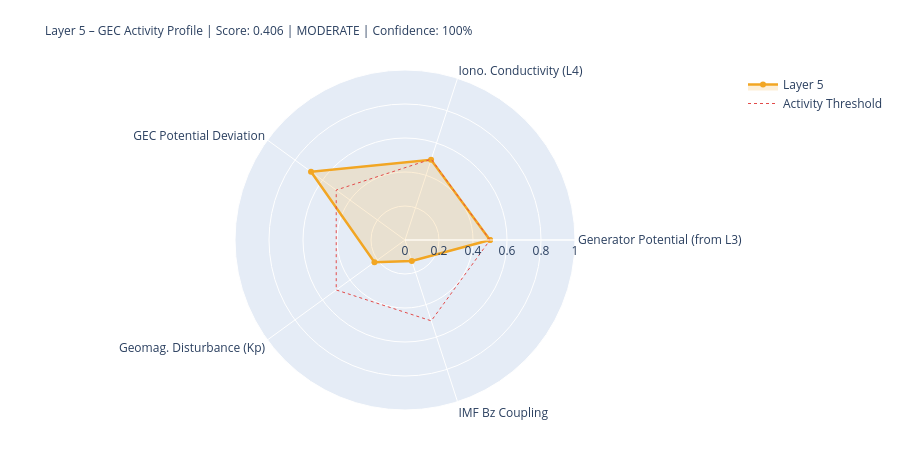

Write notebook code for a chart like this one.
### Markdown cell above
---
## 5. State Assessment & Handoff to Layer 6

### Code cell
# ============================================================
# LAYER-5-SCORE
# ============================================================

# Components
# 1) Generator activity (Layer-3-driven)
gen_score = norm(generator_strength, 0.3, 2.0)
gen_src   = 'from_layer3' if l3_thunder_score is not None else 'estimated'

# 2) Ionospheric conductivity (Layer-4-driven)
iono_score = norm(iono_cond_factor, 0.7, 1.4)
iono_src   = 'from_layer4' if l4_ioniz is not None else 'estimated'

# 3) GEC potential deviation from reference
pot_score = norm(abs(delta_V_pct), 0, 30)  # 0 = at reference, 1 = 30% deviation
pot_src   = 'derived'

# 4) Geomagnetic disturbance (Kp) – modulates vertical currents
kp_score = norm(kp_val, 0, 9)
kp_src   = 'primary' if kp_now is not None else 'from_layer4'

# 5) IMF Bz coupling (southward = stronger M-I coupling → GEC influence)
bz_score = norm(-(bz_now or 0), -5, 30) if bz_now is not None else None
bz_src   = 'primary' if bz_now is not None else 'missing'

COMPONENTS = {
    'Generator Potential (from L3)':  {'score': gen_score,   'source': 'derived_from_layer3', 'dynamic': True},
    'Iono. Conductivity (L4)':      {'score': iono_score,  'source': iono_src, 'dynamic': True},
    'GEC Potential Deviation':      {'score': pot_score,   'source': pot_src,  'dynamic': True},
    'Geomag. Disturbance (Kp)':         {'score': kp_score,    'source': kp_src,   'dynamic': True},
    'IMF Bz Coupling':               {'score': bz_score,    'source': bz_src,   'dynamic': True},
}

available   = {k: v['score'] for k, v in COMPONENTS.items() if v['score'] is not None}
unavailable = [k for k, v in COMPONENTS.items() if v['score'] is None]
layer5_score = round(sum(available.values()) / len(available), 4) if available else None
confidence   = round(len(available) / len(COMPONENTS), 2)
level = ('unknown' if layer5_score is None
         else 'quiet'   if layer5_score < 0.3
         else 'moderate' if layer5_score < 0.6
         else 'active')
dominant_l5 = max(available, key=available.get) if available else 'none'

# Kp consistency: separate 1-min raw value from score value
kp_1m_raw   = kp_now          # directly from API (can be 0.0 during live measurement)
kp_for_score = kp_val          # from Layer-0 context or estimated value if needed
kp_score_src = kp_src

W = 68
print('=' * W)
print('LAYER 5 – GLOBAL ELECTRIC CIRCUIT – STATE ASSESSMENT')
print('=' * W)
for name, comp in COMPONENTS.items():
    s = comp['score']
    if s is not None:
        bar = '█' * int(s*20) + '░' * (20-int(s*20))
        print(f'  {name:<34} {bar}  {s:.3f}  [{comp["source"]}]')
    else:
        print(f'  {name:<34} {"─"*20}  n/a   [missing]')
print('-' * W)
print(f'  Score:         {layer5_score:.3f}  ({len(available)}/{len(COMPONENTS)} components)')
print(f'  Confidence:    {confidence:.0%}')
print(f'  Level:         {level.upper()}')
print(f'  Dominant:      {dominant_l5}')
print(f'  V_iono:        {V_iono_mod:.1f} kV  (Δ {delta_V_pct:+.1f}% vs. Ref)')
print(f'  I_total:       {I_total_mod:.1f} A   (Δ {delta_I_pct:+.1f}% vs. Ref)')
print('=' * W)

# Radar
cats   = list(available.keys())
vals_r = list(available.values())
if len(cats) >= 3:
    fig = go.Figure()
    fig.add_trace(go.Scatterpolar(
        r=vals_r + [vals_r[0]], theta=cats + [cats[0]],
        fill='toself', fillcolor='rgba(242,166,35,0.18)',
        line=dict(color='#F2A623', width=2.5), name='Layer 5'
    ))
    fig.add_trace(go.Scatterpolar(
        r=[0.5]*(len(cats)+1), theta=cats+[cats[0]],
        line=dict(color='#E24B4A', dash='dot', width=1),
        mode='lines', name='Activity Threshold'
    ))
    fig.update_layout(
        title=dict(
            text=f'Layer 5 – GEC Activity Profile | Score: {layer5_score:.3f} | {level.upper()} | Confidence: {confidence:.0%}',
            font=dict(size=12)
        ),
        polar=dict(radialaxis=dict(visible=True, range=[0,1])),
        height=450, showlegend=True,
        margin=dict(l=80, r=80, t=70, b=40)
    )
    fig.show()

### Figure 1 — Plotly figure (JSON) as saved in the notebook; plotly's stock layout.template omitted (floating-point values rounded to 4 significant figures)
{"data": [{"fill": "toself", "fillcolor": "rgba(242,166,35,0.18)", "line": {"color": "#F2A623", "width": 2.5}, "name": "Layer 5", "r": [0.5, 0.4963, 0.6833, 0.2222, 0.1297, 0.5], "theta": ["Generator Potential (from L3)", "Iono. Conductivity (L4)", "GEC Potential Deviation", "Geomag. Disturbance (Kp)", "IMF Bz Coupling", "Generator Potential (from L3)"], "type": "scatterpolar"}, {"line": {"color": "#E24B4A", "dash": "dot", "width": 1}, "mode": "lines", "name": "Activity Threshold", "r": [0.5, 0.5, 0.5, 0.5, 0.5, 0.5], "theta": ["Generator Potential (from L3)", "Iono. Conductivity (L4)", "GEC Potential Deviation", "Geomag. Disturbance (Kp)", "IMF Bz Coupling", "Generator Potential (from L3)"], "type": "scatterpolar"}], "layout": {"height": 450, "margin": {"b": 40, "l": 80, "r": 80, "t": 70}, "polar": {"radialaxis": {"range": [0, 1], "visible": true}}, "showlegend": true, "title": {"font": {"size": 12}, "text": "Layer 5 – GEC Activity Profile | Score: 0.406 | MODERATE | Confidence: 100%"}}}
